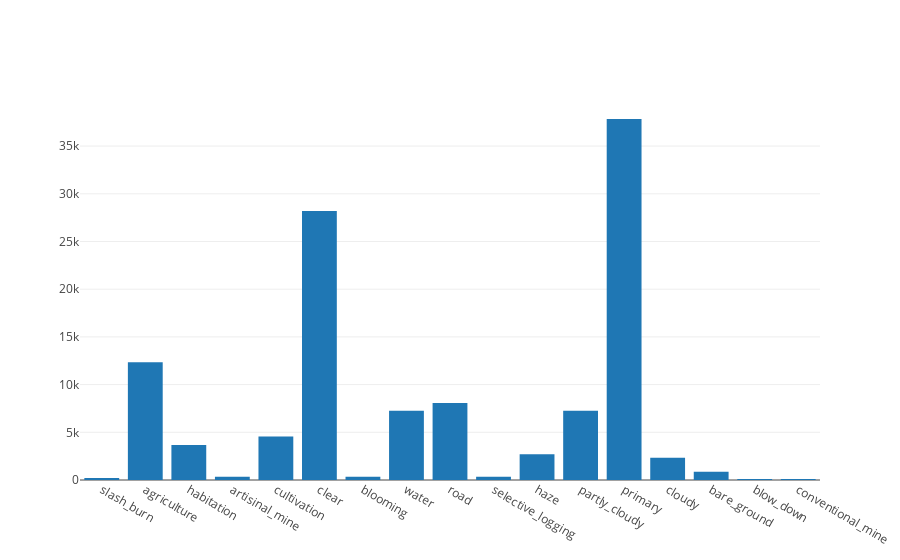

The notebook cell this image was saved under:
### Code cell
data = [go.Bar(x = list(counts.keys()), y=list(counts.values()))]
layout = dict(height=800, width=800, title='Distribution of training labels')
fig = dict(data=data, layout=layout)
py.iplot(data)

### Figure 1 — Plotly figure (JSON) as saved in the notebook; plotly's stock layout.template omitted (floating-point values rounded to 4 significant figures)
{"data": [{"type": "bar", "x": ["slash_burn", "agriculture", "habitation", "artisinal_mine", "cultivation", "clear", "blooming", "water", "road", "selective_logging", "haze", "partly_cloudy", "primary", "cloudy", "bare_ground", "blow_down", "conventional_mine"], "y": [209, 12338, 3662, 339, 4547, 28203, 332, 7262, 8076, 340, 2695, 7251, 37840, 2330, 859, 101, 100]}], "layout": {}}
